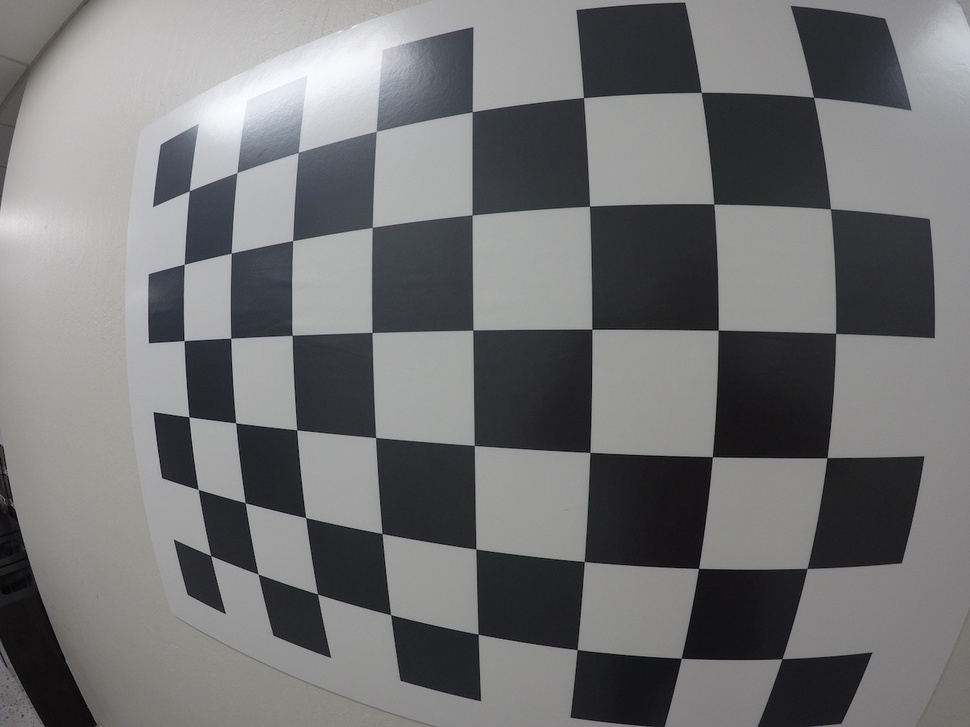
#> input picture CameraCalibration/images/GOPR0036.jpg, 970 x 727 px, shrunk from 1280 x 960 before the run
$ jupyter execute camera_calibration.ipynb   (shell and % lines are left out)
#> lines starting #> are read from the running program, lines starting #| are printed output that depends on the picture; after the words box and inside, x2 and y2 are one past the last pixel; in counts of white or black regions, pixels touching at a corner belong together
## Camera Calibration using Python & OpenCV

[cell 1]
# Necessary imports
import cv2
import glob
import numpy as np
import matplotlib.pyplot as plt
import matplotlib.image as mpimg

[cell 2]
# Preview a calibration image
image = mpimg.imread('images/GOPR0036.jpg')
#> image is the input picture: shape (727, 970, 3); mean R, G, B 115.7, 115.8, 116.9
plt.imshow(image)

[cell 3]

# Compute the object and image points
objpoints = []
imgpoints = []

nx = 8
ny = 6

objp = np.zeros([ny*nx, 3], dtype=np.float32)
objp[:,:2] = np.mgrid[0:nx, 0:ny].T.reshape([-1, 2])

for idx, path in enumerate(glob.glob('images/GOPR*.jpg')):
    img = cv2.imread(path)
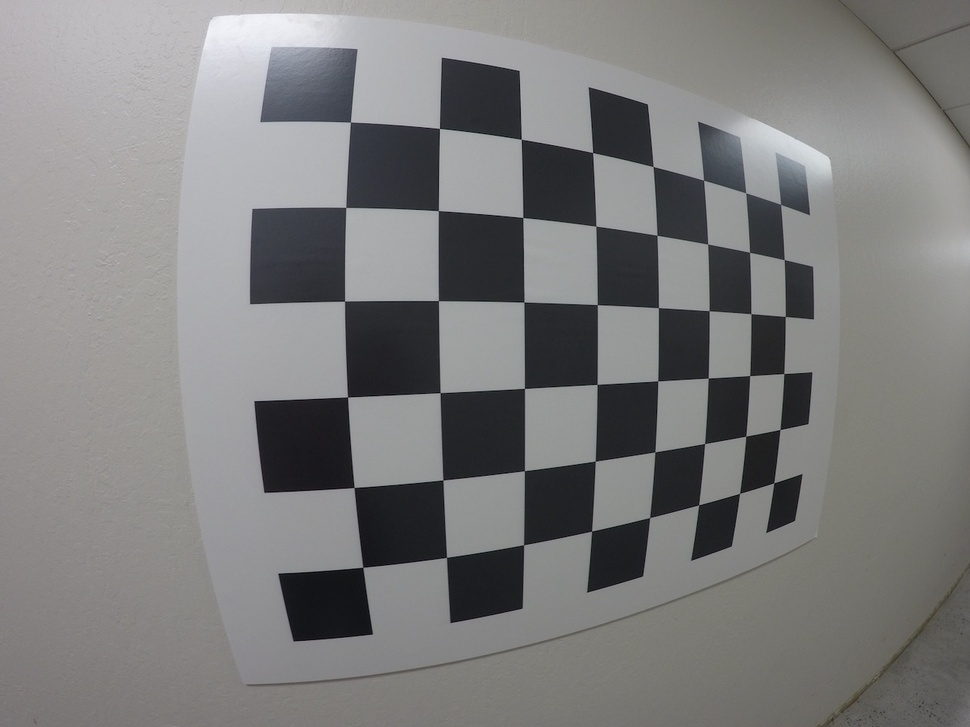
#> input picture CameraCalibration/images/GOPR0032.jpg, 970 x 727 px, shrunk from 1280 x 960 before the run
#> img is the input picture: shape (727, 970, 3); mean B, G, R 124.7, 124.9, 125.1
    gray = cv2.cvtColor(img, cv2.COLOR_BGR2GRAY)

    try:
        ret, corners = cv2.findChessboardCorners(gray, (nx, ny), None)
#> ret = True; corners = 48 rows, first 8: [350.4, 122], [439.4, 128.4], [521.3, 139.2], [592.7, 152.7], [653.1, 166.5], [703.6, 180.2], [745.7, 192.7], [780.6, 204.5]

        if ret == True:
            objpoints.append(objp)
            imgpoints.append(corners)

            cv2.drawChessboardCorners(img, (nx, ny), corners, ret)
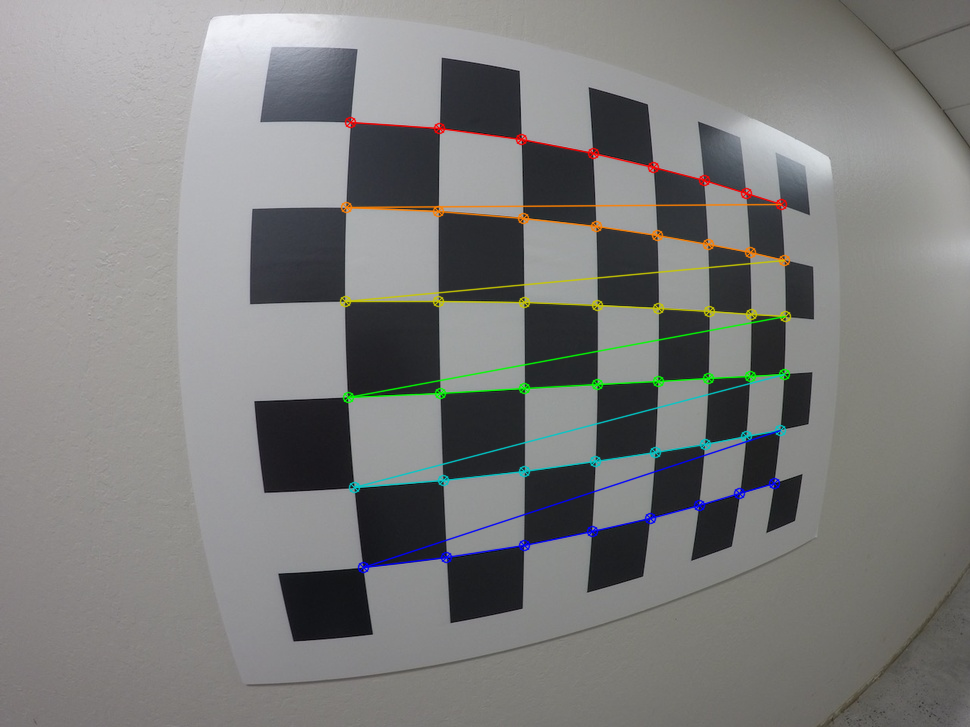
#> img: shape (727, 970, 3); 2.55% of pixels changed, all inside (x1, y1, x2, y2) = (339, 116, 792, 574)
            cv2.imshow('img', img)
            cv2.waitKey(500)

    except Exception as e:
        print('Couldnt find the chess board corners for this image. Exception: {}'.format(e))
#> pass 2 of the loop `for idx, path in enumerate(glob.glob('images/GOPR*.jpg')):`:
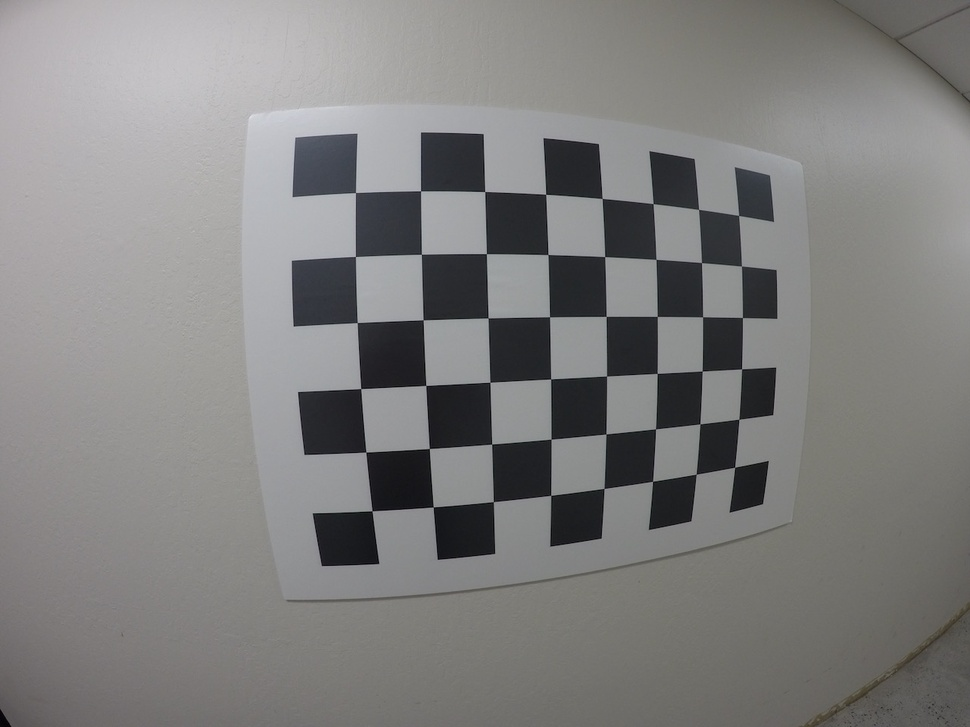
#> input picture CameraCalibration/images/GOPR0033.jpg, 970 x 727 px, shrunk from 1280 x 960 before the run
#> img is the input picture: shape (727, 970, 3); mean B, G, R 126.8, 127.5, 128.1
#> corners = 48 rows, first 8: [355.5, 192.5], [420.6, 190.9], [484.7, 191.5], [545.7, 194.3], [602.2, 198.4], [653.1, 203.8], [698.6, 209.4], [738.6, 215.4]
#> `cv2.drawChessboardCorners(img, (nx, ny), corners, ret)`:
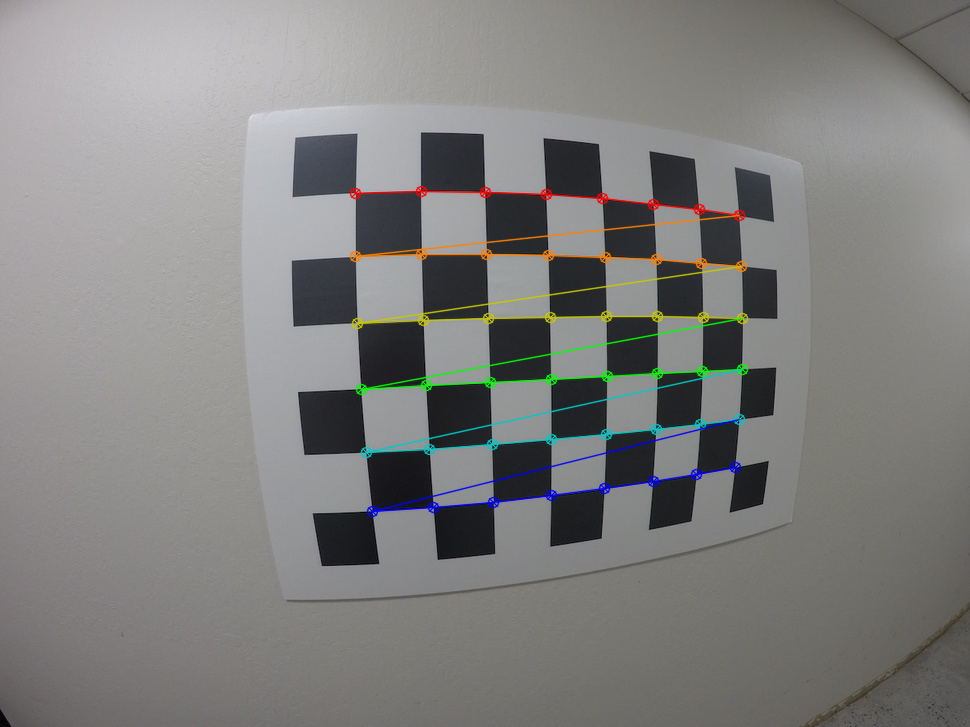
#> img: shape (727, 970, 3); 2.31% of pixels changed, all inside (x1, y1, x2, y2) = (349, 185, 749, 518)
#> pass 3 of the loop `for idx, path in enumerate(glob.glob('images/GOPR*.jpg')):`:
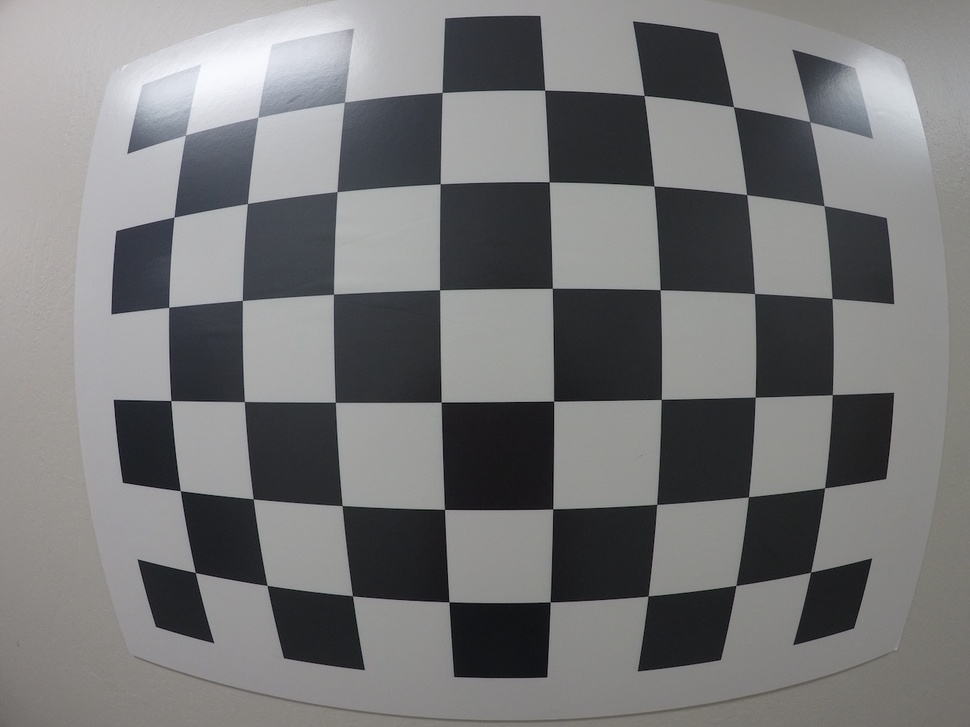
#> input picture CameraCalibration/images/GOPR0034.jpg, 970 x 727 px, shrunk from 1280 x 960 before the run
#> img is the input picture: shape (727, 970, 3); mean B, G, R 120, 119.2, 119.1
#> corners = 48 rows, first 8: [185.6, 135.2], [257.6, 117.4], [344.6, 102.1], [442, 92.41], [544.9, 90.04], [644, 95.44], [733.6, 106.9], [810.3, 122.3]
#> `cv2.drawChessboardCorners(img, (nx, ny), corners, ret)`:
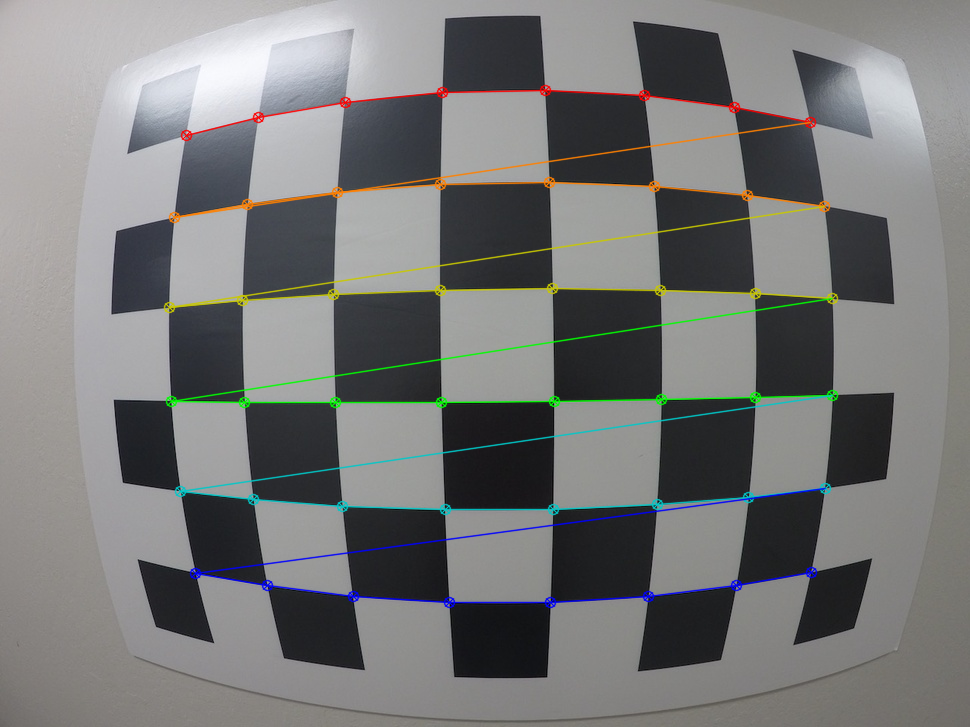
#> img: shape (727, 970, 3); 3.48% of pixels changed, all inside (x1, y1, x2, y2) = (163, 84, 839, 609)
#> the loop made 4 passes; the first 3 are shown

cv2.destroyAllWindows()

[cell 4]

# Compute the camera calibration matrix and the distortion coefficients
def calib_undistort_image(img, objpoints, imgpoints):
    gray = cv2.cvtColor(img, cv2.COLOR_BGR2GRAY)
    ret, mtx, dst, rvec, tvecs = cv2.calibrateCamera(objpoints, imgpoints, gray.shape[::-1], None, None)
    return cv2.undistort(img, mtx, dst, None, mtx)

img = cv2.imread('images/test_image.jpg')
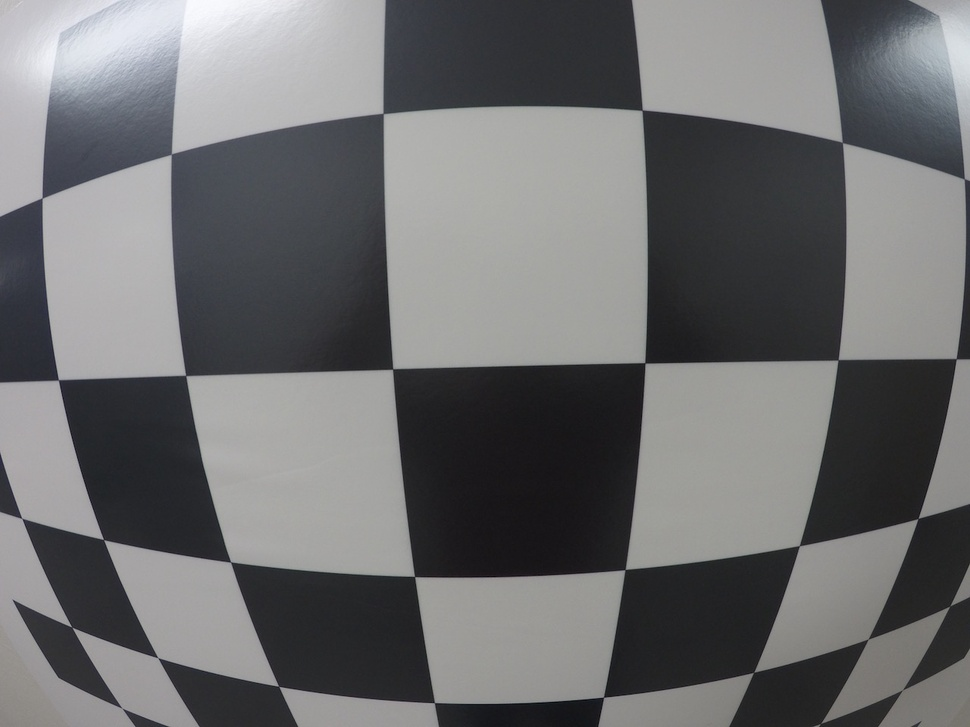
#> input picture CameraCalibration/images/test_image.jpg, 970 x 727 px, shrunk from 1280 x 960 before the run
#> img is the input picture: shape (727, 970, 3); mean B, G, R 110.7, 109.5, 109.1
img_undist = calib_undistort_image(img, objpoints, imgpoints)
#> in calib_undistort_image, `return cv2.undistort(img, mtx, dst, None, mtx)`:
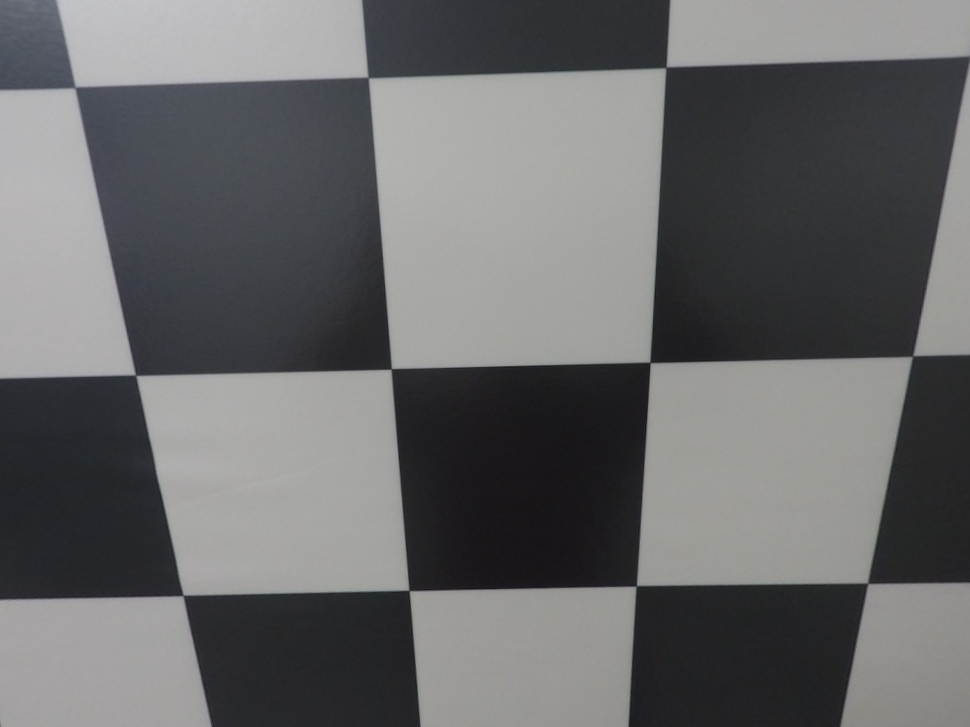
#> returned value: shape (727, 970, 3); mean of channels 0, 1, 2 105.1, 104.4, 103.9; drawn as B, G, R

f, (ax1, ax2) = plt.subplots(1, 2, figsize=(20, 10))
f.tight_layout()
ax1.imshow(img)
ax1.set_title('Original Image', fontsize=30)
ax2.imshow(img_undist)
ax2.set_title('Undistorted Image', fontsize=30)
#> figure, not shown here; B, G, R data is drawn as R, G, B
